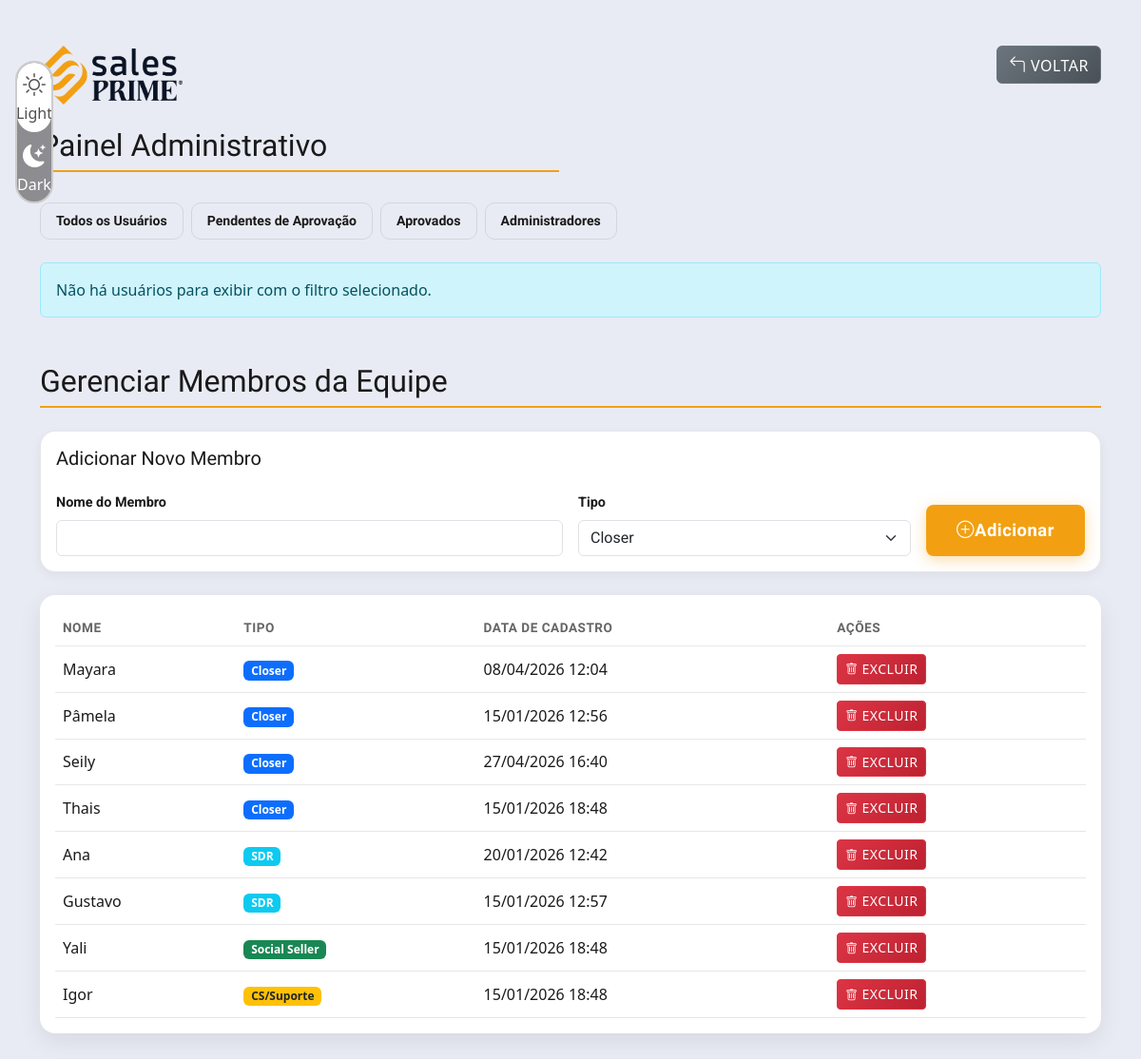
The app's page /backend/admin.php?filter=pending (signed in) with its own data.
### tables this page shows
CREATE TABLE `team_members` (
  `id` int(11) NOT NULL,
  `name` varchar(255) NOT NULL,
  `type` enum('Closer','SDR','SocialSeller','CS') NOT NULL,
  `created_at` timestamp NOT NULL DEFAULT CURRENT_TIMESTAMP
);

### backend/admin.php (the view, shortened to what this page needs)
<?php
require 'includes/db.php';
$filter = isset($_GET['filter']) ? $_GET['filter'] : 'all';
switch ($filter) {
    case 'pending':
        $stmt = $pdo->query("SELECT id, name, email, created_at, is_approved, is_admin FROM users WHERE is_approved = FALSE ORDER BY created_at DESC");
        break;
}
$users = $stmt->fetchAll(PDO::FETCH_ASSOC);
$teamMembersStmt = $pdo->query("SELECT id, name, type, created_at FROM team_members ORDER BY type, name");
$teamMembers = $teamMembersStmt->fetchAll(PDO::FETCH_ASSOC);
?>
<!DOCTYPE html>
<html lang="pt-BR">
<head>
    <link rel="stylesheet" href="assets/css/base.css">
    <link rel="stylesheet" href="assets/css/componentes.css">
    <link rel="stylesheet" href="assets/css/utm-btn.css">
    <link rel="stylesheet" href="assets/css/theme-antigravity.css">
    <link rel="stylesheet" href="assets/css/tema.css">
    <link rel="stylesheet" href="assets/css/responsivo.css">
    <link href="https://cdn.jsdelivr.net/npm/bootstrap@5.3.0/dist/css/bootstrap.min.css" rel="stylesheet">
    <link rel="stylesheet" href="https://cdn.jsdelivr.net/npm/bootstrap-icons@1.11.3/font/bootstrap-icons.min.css">
</head>
<body class="theme-sales-prime">
    <div class="p-3 fixed-top mt-5" style="width: 10%;">
        <div id="themeSwitch" class="theme-switch-container light-active">
            <div class="theme-switch-bg"></div>
            <div class="theme-switch-option light-option active">
                <i class="bi bi-sun"></i>
                <span>Light</span>
            </div>
            <div class="theme-switch-option dark-option">
                <i class="bi bi-moon-stars-fill"></i>
                <span>Dark</span>
            </div>
        </div>
    </div>
    <div class="container mt-5">
        <div class="row mb-4">
            <div class="col">
                <img src="assets/images/logo-light.png" alt="Logo" class="img-fluid d-none" id="logo-light"
                    style="max-width: 150px;">
                <h2 class="mt-4">Painel Administrativo</h2>
            </div>
            <div class="col text-end">
                <a href="index.php" class="btn btn-secondary"><i class="bi bi-arrow-90deg-left"></i> Voltar</a>
            </div>
        </div>
        <div class="mb-4">
            <div class="d-flex gap-2" role="group">
                <a href="?filter=all" class="ag-btn-outline <?= $filter === 'all' ? 'active' : '' ?>">
                    Todos os Usuários
                </a>
                <a href="?filter=pending" class="ag-btn-outline <?= $filter === 'pending' ? 'active' : '' ?>">
                    Pendentes de Aprovação
                </a>
                <a href="?filter=approved" class="ag-btn-outline <?= $filter === 'approved' ? 'active' : '' ?>">
                    Aprovados
                </a>
                <a href="?filter=admins" class="ag-btn-outline <?= $filter === 'admins' ? 'active' : '' ?>">
                    Administradores
                </a>
            </div>
        </div>
        <?php if (empty($users)): ?>
            <div class="alert alert-info">Não há usuários para exibir com o filtro selecionado.</div>
        <?php endif; ?>
        <h2 class="mt-5">Gerenciar Membros da Equipe</h2>
        <div class="ag-card my-4">
            <div class="card-header p-3">
                <h5>Adicionar Novo Membro</h5>
            </div>
            <div class="card-body px-3 pb-3">
                <form method="POST" class="row g-3">
                    <div class="col-md-6">
                        <label for="member_name" class="form-label">Nome do Membro</label>
                        <input type="text" class="form-control" id="member_name" name="member_name" required>
                    </div>
                    <div class="col-md-4">
                        <label for="member_type" class="form-label">Tipo</label>
                        <select class="form-select" id="member_type" name="member_type" required>
                            <option value="Closer">Closer</option>
                        </select>
                    </div>
                    <div class="col-md-2 d-flex align-items-end">
                        <button type="submit" name="add_team_member" class="ag-btn-accent w-100">
                            <i class="bi bi-plus-circle"></i> Adicionar
                        </button>
                    </div>
                </form>
            </div>
        </div>
        <div class="ag-table-wrapper p-3">
            <div class="table-responsive">
                <table class="table table-hover mb-0">
                    <thead>
                        <tr>
                            <th>Nome</th>
                            <th>Tipo</th>
                            <th>Data de Cadastro</th>
                            <th>Ações</th>
                        </tr>
                    </thead>
                    <tbody>
                        <?php if (empty($teamMembers)): ?>
                            <tr>
                                <td colspan="4" class="text-center">Nenhum membro cadastrado.</td>
                            </tr>
                        <?php else: ?>
                            <?php foreach ($teamMembers as $member): ?>
                                <tr>
                                    <td><?= htmlspecialchars($member['name']) ?></td>
                                    <td>
                                        <?php
                                        $typeLabels = [
                                            'Closer' => 'Closer',
                                            'SDR' => 'SDR',
                                            'SocialSeller' => 'Social Seller',
                                            'CS' => 'CS/Suporte'
                                        ];
                                        $badgeColors = [
                                            'Closer' => 'bg-primary',
                                            'SDR' => 'bg-info',
                                            'SocialSeller' => 'bg-success',
                                            'CS' => 'bg-warning text-dark'
                                        ];
                                        ?>
                                        <span class="badge <?= $badgeColors[$member['type']] ?>">
                                            <?= $typeLabels[$member['type']] ?>
                                        </span>
                                    </td>
                                    <td><?= date('d/m/Y H:i', strtotime($member['created_at'])) ?></td>
                                    <td>
                                        <form method="POST" class="d-inline">
                                            <button type="submit" name="delete_team_member" class="btn btn-danger btn-sm"
                                                onclick="return confirm('Tem certeza que deseja excluir este membro?')">
                                                <i class="bi bi-trash"></i> Excluir
                                            </button>
                                        </form>
                                    </td>
                                </tr>
                            <?php endforeach; ?>
                        <?php endif; ?>
                    </tbody>
                </table>
            </div>
        </div>
    </div>
</body>
</html>

### backend/assets/css/base.css (style rules this page uses)
* { box-sizing: border-box; margin: 0; padding: 0; }
body { font-family: 'Roboto', sans-serif; font-size: 0.8rem; line-height: 1.6; color: #212529; background-color: #fff; }
h1, h2, h3, h4, h5, h6 { font-family: 'Roboto', sans-serif; font-weight: 900; margin-bottom: 1rem; line-height: 1.2; }
h2 { font-size: 2rem; border-bottom: 2px solid #F2A011; padding-bottom: 0.4rem; }
h5 { font-size: 1.25rem; color: #3D4F73; }
a { font-size: 0.8rem; overflow-wrap: break-word; word-wrap: break-word; -ms-word-break: break-all; word-break: break-all; word-break: break-word; -ms-hyphens: auto; -moz-hyphens: auto; -webkit-hyphens: auto; hyphens: auto; text-decoration: none; }
.container { width: 100%; padding-right: 15px; padding-left: 15px; margin-right: auto; margin-left: auto; }
h1, h2, h3, h4, h5, h6 { animation: fadeIn 0.5s ease-out; }

### backend/assets/css/componentes.css (style rules this page uses)
.btn { font-family: 'Roboto', sans-serif; font-weight: 500; font-size: 0.9rem; padding: 0.5rem 1.5rem; border-radius: 8px; transition: all 0.3s cubic-bezier(0.4, 0, 0.2, 1); border: 2px solid transparent; text-transform: uppercase; letter-spacing: 0.5px; display: inline-flex; align-items: center; justify-content: center; gap: 0.5rem; cursor: pointer; text-decoration: none; }
.btn-secondary { background: linear-gradient(135deg, #6c757d 0%, #495057 100%); border-color: #adb5bd; color: white; }
.btn-danger { background: linear-gradient(135deg, #dc3545 0%, #bd2130 100%); border-color: #e4606d; color: white; }
.btn-sm { padding: 0.25rem 1rem; font-size: 0.8rem; border-radius: 6px; }
.btn i { font-size: 1.1em; }
.btn-sm i { font-size: 0.9em; }
.form-control { font-family: 'Roboto', sans-serif; font-size: 0.9rem; padding: 0.75rem 1rem; border-radius: 8px; border: 2px solid #dee2e6; transition: all 0.3s cubic-bezier(0.4, 0, 0.2, 1); background-color: white; color: #212529; }
.form-control::placeholder { color: #6c757d; font-weight: 300; }
.form-select { font-family: 'Roboto', sans-serif; font-size: 0.9rem; padding: 0.75rem 1rem; border-radius: 8px; border: 2px solid #dee2e6; background-color: white; color: #212529; transition: all 0.3s ease; }
.form-label { font-family: 'Roboto', sans-serif; font-weight: 700; font-size: 0.9rem; margin-bottom: 0.5rem; display: block; }
.theme-switch-container { display: flex; flex-direction: column; background-color: #8c8c91; border-radius: 30px; border: 2px solid #ccc; padding: 10px; width: 40px; height: 150px; position: relative; overflow: hidden; text-align: center; }
.theme-switch-bg { position: absolute; top: 0; left: 0; width: 100%; height: 50%; background-color: #fff; border-radius: 30px; transform: translateY(0); transition: transform 0.4s ease-in-out; z-index: 0; }
.theme-switch-option { display: flex; flex-direction: column; align-items: center; justify-content: center; color: #ffffff; padding: 0px 0; border-radius: 20px; cursor: pointer; z-index: 1; }
.light-option { color: #cfcfcf; margin-top: -5px; }
.dark-option { color: #ffffff; padding: 15px 0 0 0; }
.theme-switch-option i { font-size: 1.5rem; }
.theme-switch-option.active { color: #524e4e; }
.theme-switch-container.light-active .theme-switch-bg { transform: translateY(0); }

### backend/assets/css/tema.css (style rules this page uses)
:root { --primary-color: #3D4F73; --secondary-color: #0B1426; --accent-color: #F2A011; --background-color: #fff; --text-color: #212529; --border-color: #dee2e6; --input-background: white; --input-text: #212529; --placeholder-color: #6c757d; }
body { background-color: var(--background-color); color: var(--text-color); }

### records on screen
team_members: name "Mayara", type "Closer", created_at "08/04/2026 12:04"
team_members: name "Pâmela", type "Closer", created_at "15/01/2026 12:56"
team_members: name "Seily", type "Closer", created_at "27/04/2026 16:40"
team_members: name "Thais", type "Closer", created_at "15/01/2026 18:48"
team_members: name "Ana", type "SDR", created_at "20/01/2026 12:42"
team_members: name "Gustavo", type "SDR", created_at "15/01/2026 12:57"
team_members: name "Yali", type "Social Seller", created_at "15/01/2026 18:48"
team_members: name "Igor", type "CS/Suporte", created_at "15/01/2026 18:48"
